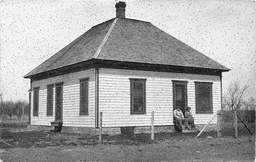
#> input picture task2.png, 256 x 162 px, shrunk from 700 x 442 before the run
$ python 'Edge detection_Task2.py'
#> lines starting #> are read from the running program, lines starting #| are printed output that depends on the picture
#> further down, noise_img is the input picture: shape (162, 256); min 8, max 255, mean 162.3
"""
 Grayscale Image Processing
(Due date: Nov. 26, 11:59 P.M., 2021)

The goal of this task is to experiment with two commonly used
image processing techniques: image denoising and edge detection.
Specifically, you are given a grayscale image with salt-and-pepper noise,
which is named 'task2.png' for your code testing.
Note that different image might be used when grading your code.

You are required to write programs to:
(i) denoise the image using 3x3 median filter;
(ii) detect edges in the denoised image along both x and y directions using Sobel operators (provided in line 30-32).
(iii) design two 3x3 kernels and detect edges in the denoised image along both 45° and 135° diagonal directions.
Hint:
• Zero-padding is needed before filtering or convolution.
• Normalization is needed before saving edge images. You can normalize image using the following equation:
    normalized_img = 255 * frac{img - min(img)}{max(img) - min(img)}

Do NOT modify the code provided to you.
You are NOT allowed to use OpenCV library except the functions we already been imported from cv2.
You are allowed to use Numpy for basic matrix calculations EXCEPT any function/operation related to convolution or correlation.
You should NOT use any other libraries, which provide APIs for convolution/correlation ormedian filtering.
Please write the convolution code ON YOUR OWN.
"""

from cv2 import imread, imwrite, imshow, IMREAD_GRAYSCALE, namedWindow, waitKey, destroyAllWindows
import numpy as np

# Sobel operators are given here, do NOT modify them.
sobel_x = np.array([[1, 0, -1], [2, 0, -2], [1, 0, -1]]).astype(int)
sobel_y = np.array([[1, 2, 1], [0, 0, 0], [-1, -2, -1]]).astype(int)


def filter(img):
    """
    :param img: numpy.ndarray(int), image
    :return denoise_img: numpy.ndarray(int), image, same size as the input image

    Apply 3x3 Median Filter and reduce salt-and-pepper noises in the input noise image
    """

    # TO DO: implement your solution here

    #Zero padding
    newimg = np.zeros((img.shape[0]+2, img.shape[1]+2))
    newimg[1:img.shape[0]+1, 1:img.shape[1]+1] = img
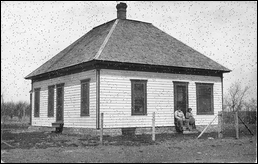
#> newimg: shape (164, 258) float64; min 0, max 255, mean 159.1

    # median filter
    a = newimg
    for i in range(1,img.shape[0]+1):
        for j in range(1, img.shape[1]+1):
            b = [a[i-1][j-1], a[i-1][j], a[i-1][j+1], a[i][j-1], a[i][j], a[i][j+1], a[i+1][j-1], a[i+1][j], a[i+1][j+1]]
            img[i-1][j-1] = np.median(b) #center element is replaced with median of itself and its neighbourhood
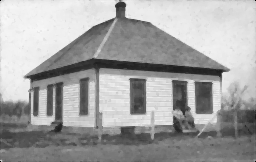
#> img: shape (162, 256); min 0, max 249, mean 162.6

    denoise_img = img
    #raise NotImplementedError
    return denoise_img


def convolve2d(img, kernel):
    """
    :param img: numpy.ndarray, image
    :param kernel: numpy.ndarray, kernel
    :return conv_img: numpy.ndarray, image, same size as the input image

    Convolves a given image (or matrix) and a given kernel.
    """

    # TO DO: implement your solution here

    flippedkernel = np.flip(kernel)
    z = np.zeros((img.shape[0], img.shape[1]))
    newimg = np.zeros((img.shape[0] + 2, img.shape[1] + 2))
    newimg[1:img.shape[0] + 1, 1:img.shape[1] + 1] = img
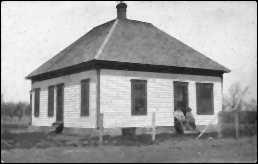
#> newimg: shape (164, 258) float64; min 0, max 249, mean 159.4
    a = newimg
    for i in range(1,img.shape[0]+1):
        for j in range(1, img.shape[1]+1):
            b = [a[i-1][j-1], a[i-1][j], a[i-1][j+1], a[i][j-1], a[i][j], a[i][j+1], a[i+1][j-1], a[i+1][j], a[i+1][j+1]]
            b = np.reshape(b, (3,3))
            l = flippedkernel * b  #flippedkernel is multuplied with itself and pixel neighbourhood
            z[i-1][j-1] = np.sum(l)

    conv_img = z
    #raise NotImplementedError
    return conv_img


def edge_detect(img):
    """
    :param img: numpy.ndarray(int), image
    :return edge_x: numpy.ndarray(int), image, same size as the input image, edges along x direction
    :return edge_y: numpy.ndarray(int), image, same size as the input image, edges along y direction
    :return edge_mag: numpy.ndarray(int), image, same size as the input image,
                      magnitude of edges by combining edges along two orthogonal directions.

    Detect edges using Sobel kernel along x and y directions.
    Please use the Sobel operators provided in line 30-32.
    Calculate magnitude of edges by combining edges along two orthogonal directions.
    All returned images should be normalized to [0, 255].
    """

    # TO DO: implement your solution here

    #edge_x and edge_y

    img_x = convolve2d(img, sobel_x)
    img_y = convolve2d(img, sobel_y)
#> after the loop in convolve2d (call 2), `for i in range(1,img.shape[0]+1):`:
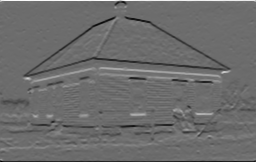
#> z: shape (162, 256) float64; min -724, max 972, mean -2.4; drawn with min black and max white
    img_mag = np.sqrt((img_x ** 2) + (img_y ** 2))
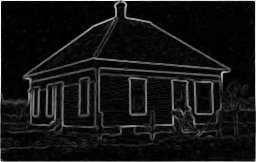
#> img_mag: shape (162, 256) float64; min 0, max 975, mean 79.6; drawn with min black and max white

    #Normalized edges
    edge_x = 255*((img_x - np.min(img_x))/(np.max(img_x) - np.min(img_x)))
    edge_y = 255*((img_y - np.min(img_y))/(np.max(img_y) - np.min(img_y)))
    edge_mag = 255*((img_mag - np.min(img_mag))/(np.max(img_mag) - np.min(img_mag)))

    edge_x = edge_x.astype(np.uint8)
    edge_y = edge_y.astype(np.uint8)
    edge_mag = edge_mag.astype(np.uint8)

    #raise NotImplementedError
    return edge_x, edge_y, edge_mag


def edge_diag(img):
    """
    :param img: numpy.ndarray(int), image
    :return edge_45: numpy.ndarray(int), image, same size as the input image, edges along x direction
    :return edge_135: numpy.ndarray(int), image, same size as the input image, edges along y direction

    Design two 3x3 kernels to detect the diagonal edges of input image. Please print out the kernels you designed.
    Detect diagonal edges along 45° and 135° diagonal directions using the kernels you designed.
    All returned images should be normalized to [0, 255].
    """

    # TO DO: implement your solution here
    #Kernels for 45 and 135
    kernel_45 = np.array([[0, -1, -2], [1, 0, -1], [2, 1, 0]]).astype(int)
    kernel_135 = np.array([[-2, -1, 0], [-1, 0, 1], [0, 1, 2]]).astype(int)

    img_45 = convolve2d(img, kernel_45)
#> after the loop in convolve2d (call 3), `for i in range(1,img.shape[0]+1):`:
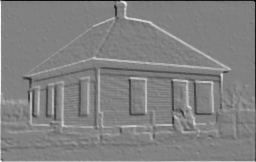
#> z: shape (162, 256) float64; min -801, max 776, mean 1.7; drawn with min black and max white
    img_135 = convolve2d(img, kernel_135)
#> after the loop in convolve2d (call 4), `for i in range(1,img.shape[0]+1):`:
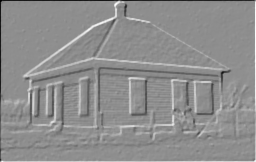
#> z: shape (162, 256) float64; min -850, max 673, mean 2; drawn with min black and max white

    # Normalized edges
    edge_45 = 255 * ((img_45 - np.min(img_45)) / (np.max(img_45) - np.min(img_45)))
    edge_135 = 255 * ((img_135 - np.min(img_135)) / (np.max(img_135) - np.min(img_135)))

    edge_45 = edge_45.astype(np.uint8)
    edge_135 = edge_135.astype(np.uint8)

    #Designed Kernels
    print("Kernel 45: ", kernel_45)
    print("Kernel 135: ", kernel_135)


    #raise NotImplementedError
    return edge_45, edge_135


if __name__ == "__main__":
    noise_img = imread('task2.png', IMREAD_GRAYSCALE)
    denoise_img = filter(noise_img)
    imwrite('results/task2_denoise.jpg', denoise_img)
    edge_x_img, edge_y_img, edge_mag_img = edge_detect(denoise_img)
    imwrite('results/task2_edge_x.jpg', edge_x_img)
    imwrite('results/task2_edge_y.jpg', edge_y_img)
    imwrite('results/task2_edge_mag.jpg', edge_mag_img)
    edge_45_img, edge_135_img = edge_diag(denoise_img)
    imwrite('results/task2_edge_diag1.jpg', edge_45_img)
    imwrite('results/task2_edge_diag2.jpg', edge_135_img)

$ run again, with left.jpg saved as task2.png
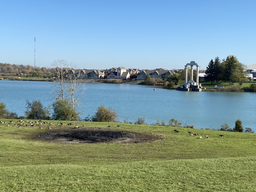
#> input picture left.jpg, 256 x 192 px, shrunk from 1008 x 756 before the run
#> after the loop in filter, `for i in range(1,img.shape[0]+1):`:
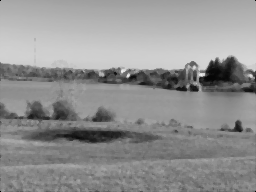
#> img: shape (192, 256); min 0, max 238, mean 145.2
#> after the loop in convolve2d (call 4), `for i in range(1,img.shape[0]+1):`:
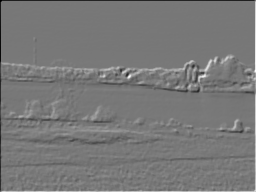
#> z: shape (192, 256) float64; min -674, max 751, mean 0.6; drawn with min black and max white

$ run again, with right.jpg saved as task2.png
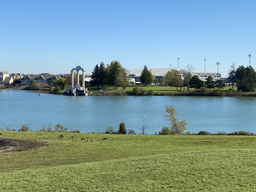
#> input picture right.jpg, 256 x 192 px, shrunk from 1008 x 756 before the run
#> after the loop in convolve2d (call 4), `for i in range(1,img.shape[0]+1):`:
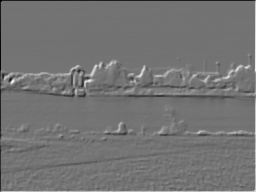
#> z: shape (192, 256) float64; min -634, max 759, mean 0.6; drawn with min black and max white
